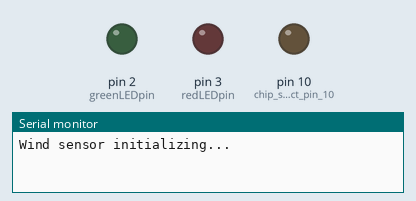
Recording of a sketch running on a simulated Arduino Uno, built with avr-gcc and run on an emulated ATmega328P. On the bench: output pins drawn as LEDs (lit = HIGH), the last lines printed to the serial monitor. The local clock reads 2024-03-15 10:24:30 at power-on unless the sketch sets it; storage starts empty.

Above: at 0.1 s.
At 5.1 s:
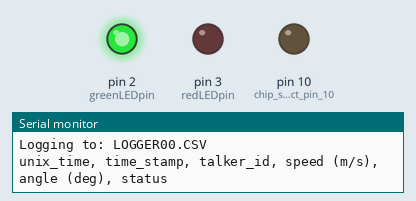
Timing chart, 0 to 6.6 s (numbered marks = the images above):
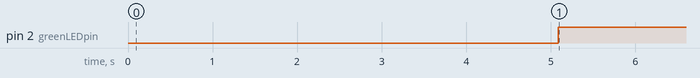

The sketch:

data_logging.ino
```cpp
#include <SPI.h>
#include <SD.h>
#include <Wire.h>
#include <RTClib.h>
#include <SoftwareSerial.h>

// pin6 UNO RX --> connect to FT205 TX (Yellow)
// pin7 UNO TX --> connect to FT205 RX (Blue)
SoftwareSerial mySerial(6, 7);

#define LOG_INTERVAL 1000 // mills between entries
#define SYNC_INTERVAL 1000 // mills between calls to flush() to write data to SD card
uint32_t syncTime = 0; // time of last sync()
#define ECHO_TO_SERIAL 1 // echo to serial port
#define WAIT_TO_START 0 // wait for serial input in setup()
#define greenLEDpin 2 // IO pin 2 green debug LED
#define redLEDpin 3 // IO pin 3 red debug LED
RTC_PCF8523 RTC; // define the real time clock object
const int chipSelect = 10; // for data logging shield use digital pin 10 for the SD cs line

File logfile; // logging file object


// MUST REMAIN TOP VOID FUNCTION
//---------------file creation timestamp----------------
// callback for file timestamps
void dateTime(uint16_t* date, uint16_t* time) {
  DateTime now = RTC.now();

  // return date using FAT_DATE macro to format fields
  *date = FAT_DATE(now.year(), now.month(), now.day());

  // return time using FAT_TIME macro to format fields
  *time = FAT_TIME(now.hour(), now.minute(), now.second());
}
//---------------end file creation timestamp------------


void error(char *str)
{
  Serial.print("error: ");
  Serial.println(str);

  digitalWrite(redLEDpin, HIGH); // red LED indicates error

  while(1);
}


void setup(void)
{
  Serial.begin(9600);
  Serial.println();

  mySerial.begin(9600);
  Serial.print("Wind sensor initializing...\r\n");
  delay(3000);
  mySerial.write("$01CIU*//\r\n"); // SET ft205ev to UART mode
  delay(2000);

  // enable debugging LEDs
  pinMode(redLEDpin, OUTPUT);
  pinMode(greenLEDpin, OUTPUT);

// if WAIT_TO_START
#if WAIT_TO_START
  Serial.println("Type any character to start");
  while(!Serial.available());
#endif

  // initialize SD card
  Serial.print("Initializing SD card...");
  pinMode(10, OUTPUT); // chip select pin 10

  if (!SD.begin(chipSelect)) {
    error("Card failed, or not present");
  }
  Serial.println("card initialized.");

  // connect to RTC
  Wire.begin();
  if (!RTC.begin()) {
    logfile.println("RTC failed");
  #if ECHO_TO_SERIAL
    Serial.println("RTC failed");
  #endif
  }

  SdFile::dateTimeCallback(dateTime); // callback for file timestamps

  // create a new file
  char filename[] = "LOGGER00.CSV";
  for (uint8_t i = 0; i < 100; i++) {
    filename[6] = i/10 + '0';
    filename[7] = i%10 + '0';
    if (!SD.exists(filename)) {
      // open new file if it doesn't exist
      logfile = SD.open(filename, FILE_WRITE);
      break; // exit loop
    }
  }

  if (!logfile) {
    error("could not create file");
  }

  Serial.print("Logging to: ");
  Serial.println(filename);
// create headers
  logfile.println("unix_time, time_stamp, talker_id, speed (m/s), angle (deg), status");
#if ECHO_TO_SERIAL
  Serial.println("unix_time, time_stamp, talker_id, speed (m/s), angle (deg), status");
#endif

} // end void setup


void loop(void)
{
  DateTime now;

//---------------------DO NOT DELETE------------------------
  // delay amount of time between readings
  //delay((LOG_INTERVAL - 1) - (millis() % LOG_INTERVAL));
//----------------------------------------------------------

  digitalWrite(greenLEDpin, HIGH); // green LED indicates OK
  now = RTC.now();  // fetch time

  // log time
  logfile.print(now.unixtime()); // seconds since 1/1/1970
  logfile.print(", ");
  logfile.print(now.year(), DEC);
  logfile.print("/");
  logfile.print(now.month(), DEC);
  logfile.print("/");
  logfile.print(now.day(), DEC);
  logfile.print(" ");
  logfile.print(now.hour(), DEC);
  logfile.print(":");
  logfile.print(now.minute(), DEC);
  logfile.print(":");
  logfile.print(now.second(), DEC);
  logfile.print(", ");

#if ECHO_TO_SERIAL
  Serial.print(now.unixtime()); // seconds since 1/1/1970
  Serial.print(", ");
  Serial.print(now.year(), DEC);
  Serial.print("/");
  Serial.print(now.month(), DEC);
  Serial.print("/");
  Serial.print(now.day(), DEC);
  Serial.print(" ");
  Serial.print(now.hour(), DEC);
  Serial.print(":");
  Serial.print(now.minute(), DEC);
  Serial.print(":");
  Serial.print(now.second(), DEC);
  Serial.print(", ");
#endif

  // log data
  mySerial.write("$//WV?*//\r\n"); // QUERY wind speed and direction msg
  logfile.print(mySerial.readString());
#if ECHO_TO_SERIAL
  Serial.println();
#endif

//--------------------DO NOT DELETE----------------------
  // write to SD card
  //if ((millis() - syncTime) < SYNC_INTERVAL) return;
  //syncTime = millis();
//-------------------------------------------------------

  // blink debug LEDs to syncing data to SD and updating FAT
  digitalWrite(redLEDpin, HIGH);
  logfile.flush();
  digitalWrite(redLEDpin, LOW);

} // end void loop
```

Measured:
- by itself, pin 2 (greenLEDpin): LOW → HIGH at 5.1 s
